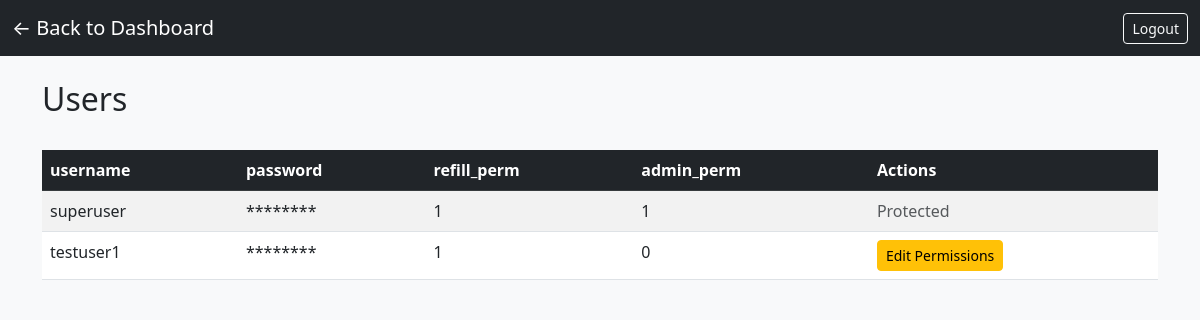
The page /view/users (signed in) on the database its author committed.
### tables this page shows
CREATE TABLE users(
               username TEXT UNIQUE NOT NULL, 
               password TEXT NOT NULL, 
               refill_perm INTEGER, 
               admin_perm INTEGER NOT NULL);

### app.py (the view)
@app.route('/view/<table_name>')
@login_required
def view_table(table_name):
    allowed_tables = ['users', 'inventory', 'activity_logs', 'api_keys']
    if table_name not in allowed_tables:
        return "Access denied", 403
    log_activity(session['username'], f"Viewed table {table_name}")
    if table_name == 'inventory':
        sync_inventory_from_csv()
    conn = get_db_connection()
    cursor = conn.execute(f'PRAGMA table_info({table_name})')
    columns = [col['name'] for col in cursor.fetchall()]
    if table_name == 'activity_logs':
        rows = conn.execute(f'SELECT * FROM {table_name} ORDER BY datetime DESC').fetchall()
    elif table_name == 'inventory':
        rows = conn.execute(f'SELECT * FROM {table_name} ORDER BY bin_id ASC').fetchall()
    else:
        rows = conn.execute(f'SELECT * FROM {table_name}').fetchall()
    conn.close()
    data = []
    for row in rows:
        row_dict = dict(row)
        if table_name == 'users' and 'password' in row_dict:
            row_dict['password'] = '********'
        data.append(row_dict)
    can_edit = session.get('is_admin') == 1 and table_name not in ['users', 'activity_logs']
    can_refill = table_name == 'inventory' and (session.get('refill_perm') == 1 or session.get('is_admin') == 1)
    refill_mode = can_refill and request.args.get('refill_mode') == '1'
    return render_template('view_table.html',
                           table_name=table_name,
                           columns=columns,
                           data=data,
                           can_edit=can_edit,
                           can_refill=can_refill,
                           refill_mode=refill_mode)

### app.py (called while the page is built)
def get_db_connection():
    conn = sqlite3.connect('testDB.db', timeout=30)
    conn.execute('PRAGMA journal_mode=WAL')
    conn.row_factory = sqlite3.Row
    return conn

def login_required(f):
    @wraps(f)
    def decorated_function(*args, **kwargs):
        if 'username' not in session:
            return redirect(url_for('login'))
        return f(*args, **kwargs)
    return decorated_function

def log_activity(username, description):
    conn = get_db_connection()
    timestamp = datetime.now().strftime('%Y-%m-%d %H:%M:%S')
    conn.execute('INSERT INTO activity_logs (username, access_req, datetime) VALUES (?, ?, ?)',
                 (username, description, timestamp))
    conn.commit()
    conn.close()

### templates/view_table.html (shortened to what this page needs)
<!DOCTYPE html>
<html lang="en">
<head>
    <link href="https://cdn.jsdelivr.net/npm/bootstrap@5.3.0/dist/css/bootstrap.min.css" rel="stylesheet">
</head>
<body class="bg-light">
    <nav class="navbar navbar-dark bg-dark">
        <div class="container-fluid">
            <a href="{{ url_for('dashboard') }}" class="navbar-brand">← Back to Dashboard</a>
            <a href="{{ url_for('logout') }}" class="btn btn-outline-light btn-sm">Logout</a>
        </div>
    </nav>
    <div class="container mt-4">
        <div class="d-flex justify-content-between align-items-center mb-4">
            <h2 class="text-capitalize">
                {{ table_name.replace('_', ' ') }}
            </h2>
        </div>
        {% if data %}
        <div class="table-responsive">
            <table class="table table-striped table-hover" id="dataTable">
                <thead class="table-dark">
                    <tr>
                        {% for column in columns %}
                        <th>{{ column }}</th>
                        {% endfor %}
                        {% if not refill_mode %}
                            {% if can_edit %}
                            <th>Actions</th>
                            {% elif table_name == 'users' and session.is_admin %}
                            <th>Actions</th>
                            {% endif %}
                        {% endif %}
                    </tr>
                </thead>
                <tbody>
                    {% for row in data %}
                    <tr>
                        {% for column in columns %}
                        {% if refill_mode %}
                        <td><input type="text" class="form-control form-control-sm refill-input" data-col="{{ column }}" value="{{ row[column] if row[column] is not none else '' }}"></td>
                        {% else %}
                        <td>{{ row[column] }}</td>
                        {% endif %}
                        {% endfor %}
                        {% if not refill_mode %}
                            {% if can_edit %}
                            <td>
                                <button class="btn btn-sm btn-primary" onclick='editRow({{ row | tojson }})'>Edit</button>
                                <button class="btn btn-sm btn-danger" onclick='deleteRow({{ row | tojson }})'>Delete</button>
                            </td>
                            {% elif table_name == 'users' and session.is_admin and row.username != 'superuser' %}
                            <td>
                                <a href="{{ url_for('edit_user_permissions', username=row.username) }}" class="btn btn-sm btn-warning">Edit Permissions</a>
                            </td>
                            {% elif table_name == 'users' and row.username == 'superuser' %}
                            <td>
                                <span class="text-muted">Protected</span>
                            </td>
                            {% endif %}
                        {% endif %}
                    </tr>
                    {% endfor %}
                </tbody>
            </table>
        </div>
        {% else %}
        <div class="alert alert-info">No data in this table yet.</div>
        {% endif %}
    </div>
</body>
</html>

### rows shown on the page
users: username "superuser" "********" "1" "1", shows "Protected"
users: username "testuser1" "********" "1" "0"

### other values the page prints
{{ table_name.replace('_', ' ') }} "Users"
{{ column }} "username" "password" "refill_perm" "admin_perm"
